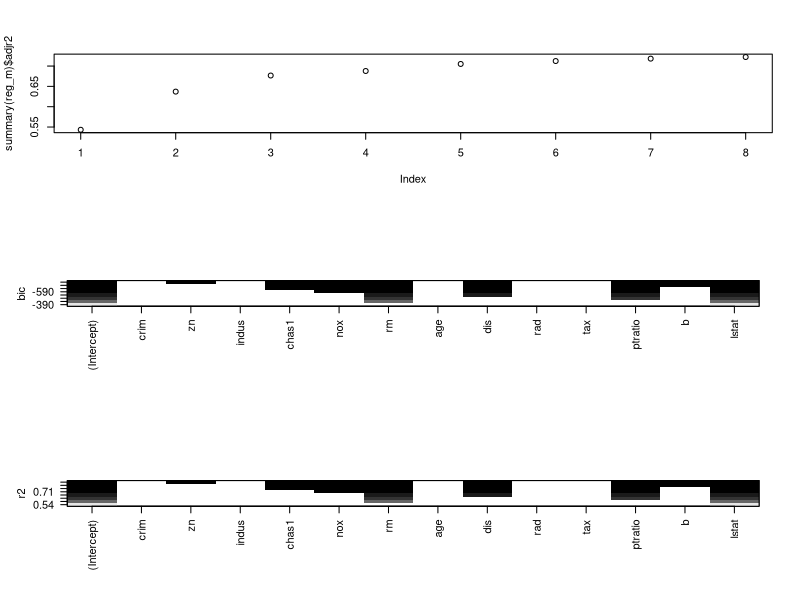

This chart was generated by the following R code:
#step6. 변수선택하
getwd()
setwd("E:/github/dataAnal_R_basic")

install.packages("leaps")
library(leaps)

install.packages("mlbench") #BostonHousing
library(mlbench)

data(BostonHousing)
head(BostonHousing)

#medv 빼고 다 넣어라
reg_m <- regsubsets(medv ~., data= BostonHousing)
summary(reg_m)

names(reg_m) #bic, adjr2 이 어디있음???
summary(reg_m)$bic
summary(reg_m)$adjr2

# par(mfrow= c(1,1)) #plot 초기화
par(mfrow= c(3,1)) #plot 판대기
plot(summary(reg_m)$adjr2)
plot(reg_m)
plot(reg_m, scale="r2")
